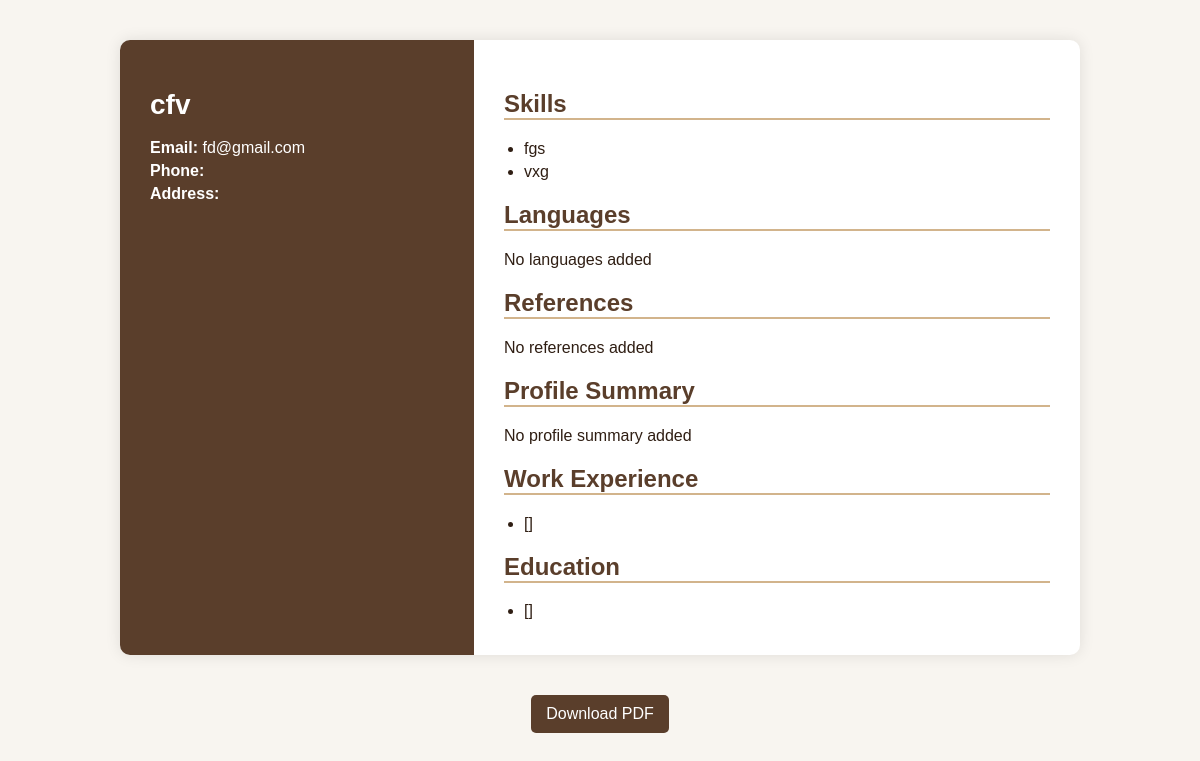
Page /resume1/6/ on the committed database.
### resume/models.py (models this page shows, shortened)
class Resume1(models.Model):
    user = models.ForeignKey(User, on_delete=models.CASCADE)
    full_name = models.CharField(max_length=255)
    job_title = models.CharField(max_length=255, blank=True)
    email = models.EmailField()
    phone = models.CharField(max_length=50, blank=True)
    address = models.CharField(max_length=255, blank=True)
    profile_summary = models.TextField(blank=True)
    skills = models.TextField(blank=True)
    languages = models.TextField(blank=True)
    work_experience = models.TextField(blank=True, default="")
    education = models.TextField(blank=True, default="")
    references = models.TextField(blank=True)
    template_type = models.CharField(max_length=10, default='Resume1')

### resume/views.py (the view)
# urls.py: path('resume1/<int:resume_id>/', views.resume_display1, name='resume_display1'),
def resume_display1(request, resume_id):
    resume = get_object_or_404(Resume1, id=resume_id)
    def to_list(text):
        if not text:
            return []
        items = []
        for item in text.replace('\r', '').replace(',', '\n').splitlines():
            item = item.strip()
            if item:
                items.append(item)
        return items
    skills_list = to_list(getattr(resume, 'skills', '') or '')
    languages_list = to_list(getattr(resume, 'languages', '') or '')
    references_list = to_list(getattr(resume, 'references', '') or '')
    experience_list = to_list(getattr(resume, 'work_experience', '') or '')
    education_list = to_list(getattr(resume, 'education', '') or '')
    return render(request, 'resume/resume_display1.html', {
        "resume": resume,
        "skills_list": skills_list,
        "languages_list": languages_list,
        "references_list": references_list,
        "experience_list": experience_list,
        "education_list": education_list,
    })

### resume/templates/resume/resume_display1.html (shortened to what this page needs)
<!DOCTYPE html>
<html lang="en">
<head>
</head>
<body>
<div class="container">
  <div class="left">
    <h1>{{ resume.full_name }}</h1>
    <p><strong>Email:</strong> {{ resume.email }}</p>
    <p><strong>Phone:</strong> {{ resume.phone }}</p>
    <p><strong>Address:</strong> {{ resume.address }}</p>
  </div>
  <div class="right">
    <h2>Skills</h2>
    {% if skills_list %}
      <ul>
        {% for skill in skills_list %}
          <li>{{ skill }}</li>
        {% endfor %}
      </ul>
    {% else %}
      <p>No skills added</p>
    {% endif %}
    <h2>Languages</h2>
    {% if languages_list %}
      <ul>
        {% for lang in languages_list %}
          <li>{{ lang }}</li>
        {% endfor %}
      </ul>
    {% else %}
      <p>No languages added</p>
    {% endif %}
    <h2>References</h2>
    {% if references_list %}
      <ul>
        {% for ref in references_list %}
          <li>{{ ref }}</li>
        {% endfor %}
      </ul>
    {% else %}
      <p>No references added</p>
    {% endif %}
    <h2>Profile Summary</h2>
    {% if resume.profile_summary %}
      <p>{{ resume.profile_summary|linebreaksbr }}</p>
    {% else %}
      <p>No profile summary added</p>
    {% endif %}
<h2>Work Experience</h2>
{% if experience_list %}
  <ul>
    {% for exp in experience_list %}
      <li>{{ exp }}</li>
    {% endfor %}
  </ul>
{% else %}
  <p>No work experience added</p>
{% endif %}
<h2>Education</h2>
{% if education_list %}
  <ul>
    {% for edu in education_list %}
      <li>{{ edu }}</li>
    {% endfor %}
  </ul>
{% else %}
  <p>No education details added</p>
{% endif %}
  </div>
</div>
<div style="text-align:center; margin-top:20px;">
  <a href="{% url 'download_resume_pdf1' resume.id %}"><button>Download PDF</button></a>
</div>
</body>
</html>

### resume/templates/resume/resume_display1.html (style rules this page uses)
body { font-family: 'Poppins', sans-serif; margin: 0; padding: 0; background: #f8f5f0; color: #2f1e13; }
.container { display: flex; width: 80%; margin: 40px auto; background: white; box-shadow: 0 0 15px rgba(0,0,0,0.1); border-radius: 10px; overflow: hidden; }
.left { width: 35%; background: #5a3e2b; color: white; padding: 30px; }
.right { width: 65%; padding: 30px; }
h1 { font-size: 28px; margin-bottom: 10px; }
h2 { color: #5a3e2b; border-bottom: 2px solid #d2b48c; margin-top: 20px; }
p { margin: 5px 0; }
button { background: #5a3e2b; color: white; border: none; padding: 10px 15px; border-radius: 5px; cursor: pointer; font-size: 1rem; }
ul { padding-left: 20px; margin: 5px 0; }
li { margin-bottom: 5px; }

### rows in the picture
Resume1: full_name "cfv", email "fd@gmail.com", experience_list "[]", education_list "[]"

### other values in the picture
{{ skill }} "fgs" "vxg"
